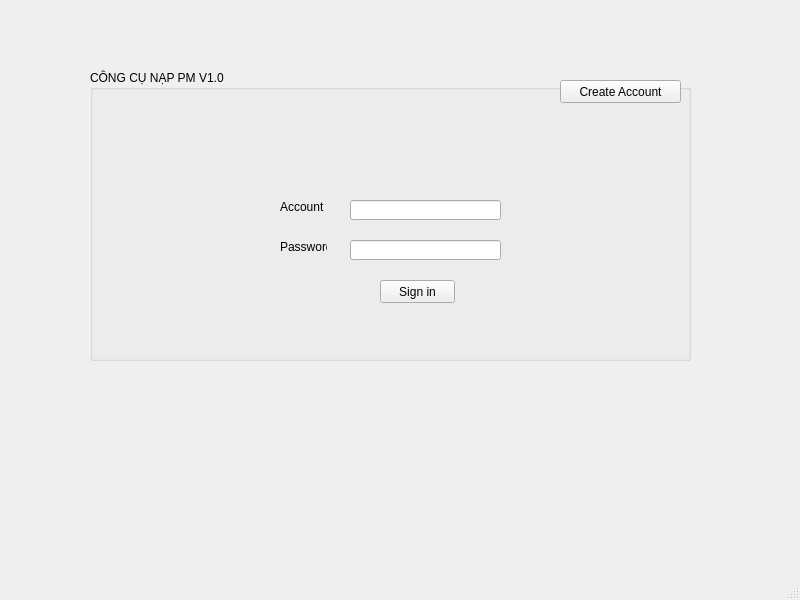
<?xml version="1.0" encoding="UTF-8"?>
<ui version="4.0">
 <class>MainWindow</class>
 <widget class="QMainWindow" name="MainWindow">
  <property name="geometry">
   <rect>
    <x>0</x>
    <y>0</y>
    <width>800</width>
    <height>600</height>
   </rect>
  </property>
  <property name="windowTitle">
   <string>MainWindow</string>
  </property>
  <widget class="QWidget" name="centralwidget">
   <widget class="QGroupBox" name="groupBox">
    <property name="geometry">
     <rect>
      <x>90</x>
      <y>70</y>
      <width>601</width>
      <height>291</height>
     </rect>
    </property>
    <property name="title">
     <string>CÔNG CỤ NẠP PM V1.0</string>
    </property>
    <widget class="QPushButton" name="pushButton">
     <property name="geometry">
      <rect>
       <x>290</x>
       <y>210</y>
       <width>75</width>
       <height>23</height>
      </rect>
     </property>
     <property name="text">
      <string>Sign in</string>
     </property>
    </widget>
    <widget class="QLabel" name="label">
     <property name="geometry">
      <rect>
       <x>190</x>
       <y>130</y>
       <width>47</width>
       <height>14</height>
      </rect>
     </property>
     <property name="text">
      <string>Account</string>
     </property>
    </widget>
    <widget class="QLabel" name="label_2">
     <property name="geometry">
      <rect>
       <x>190</x>
       <y>170</y>
       <width>47</width>
       <height>14</height>
      </rect>
     </property>
     <property name="text">
      <string>Password</string>
     </property>
    </widget>
    <widget class="QLineEdit" name="Account">
     <property name="geometry">
      <rect>
       <x>260</x>
       <y>130</y>
       <width>151</width>
       <height>20</height>
      </rect>
     </property>
    </widget>
    <widget class="QLineEdit" name="Password">
     <property name="geometry">
      <rect>
       <x>260</x>
       <y>170</y>
       <width>151</width>
       <height>20</height>
      </rect>
     </property>
     <property name="echoMode">
      <enum>QLineEdit::Password</enum>
     </property>
    </widget>
    <widget class="QPushButton" name="pushButton_2">
     <property name="geometry">
      <rect>
       <x>470</x>
       <y>10</y>
       <width>121</width>
       <height>23</height>
      </rect>
     </property>
     <property name="text">
      <string>Create Account</string>
     </property>
    </widget>
    <widget class="QLabel" name="label_pic">
     <property name="geometry">
      <rect>
       <x>50</x>
       <y>10</y>
       <width>151</width>
       <height>141</height>
      </rect>
     </property>
     <property name="text">
      <string/>
     </property>
    </widget>
   </widget>
  </widget>
  <widget class="QMenuBar" name="menubar">
   <property name="geometry">
    <rect>
     <x>0</x>
     <y>0</y>
     <width>800</width>
     <height>22</height>
    </rect>
   </property>
  </widget>
  <widget class="QStatusBar" name="statusbar"/>
 </widget>
 <resources/>
 <connections/>
</ui>
